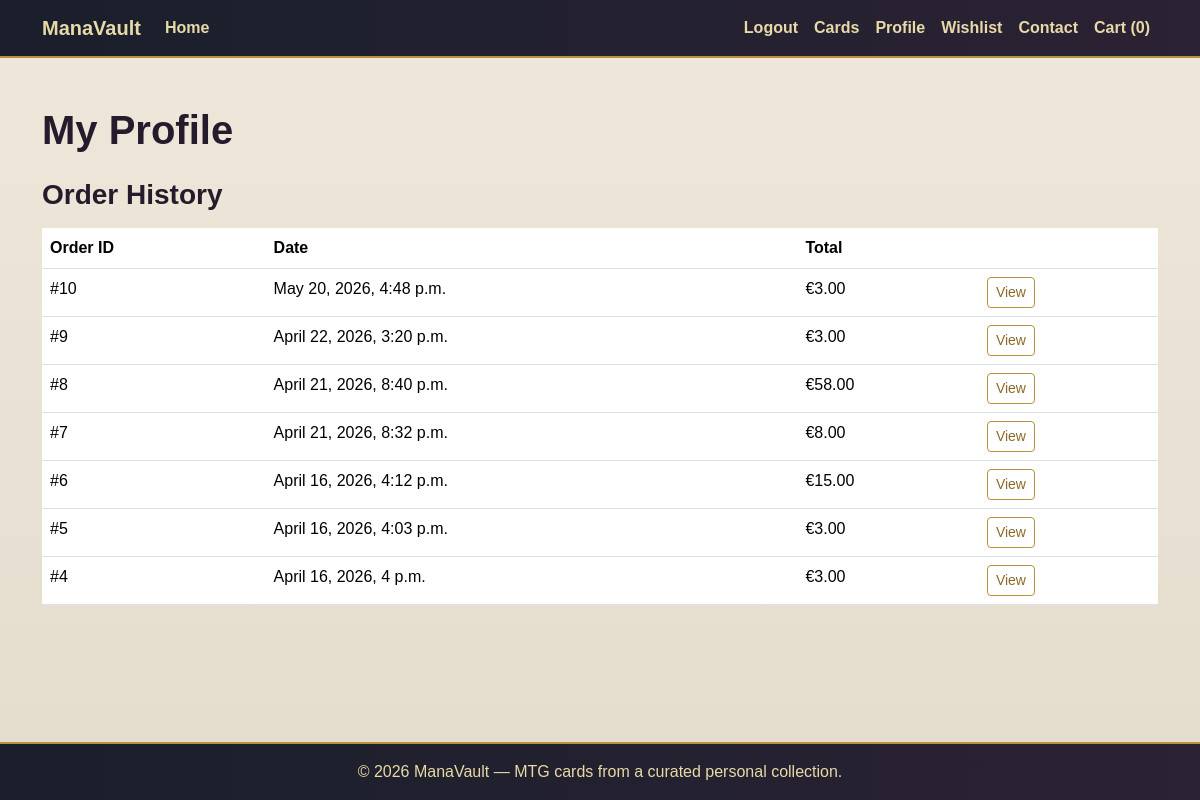
The page /profiles/ (signed in) on the database as committed earlier.
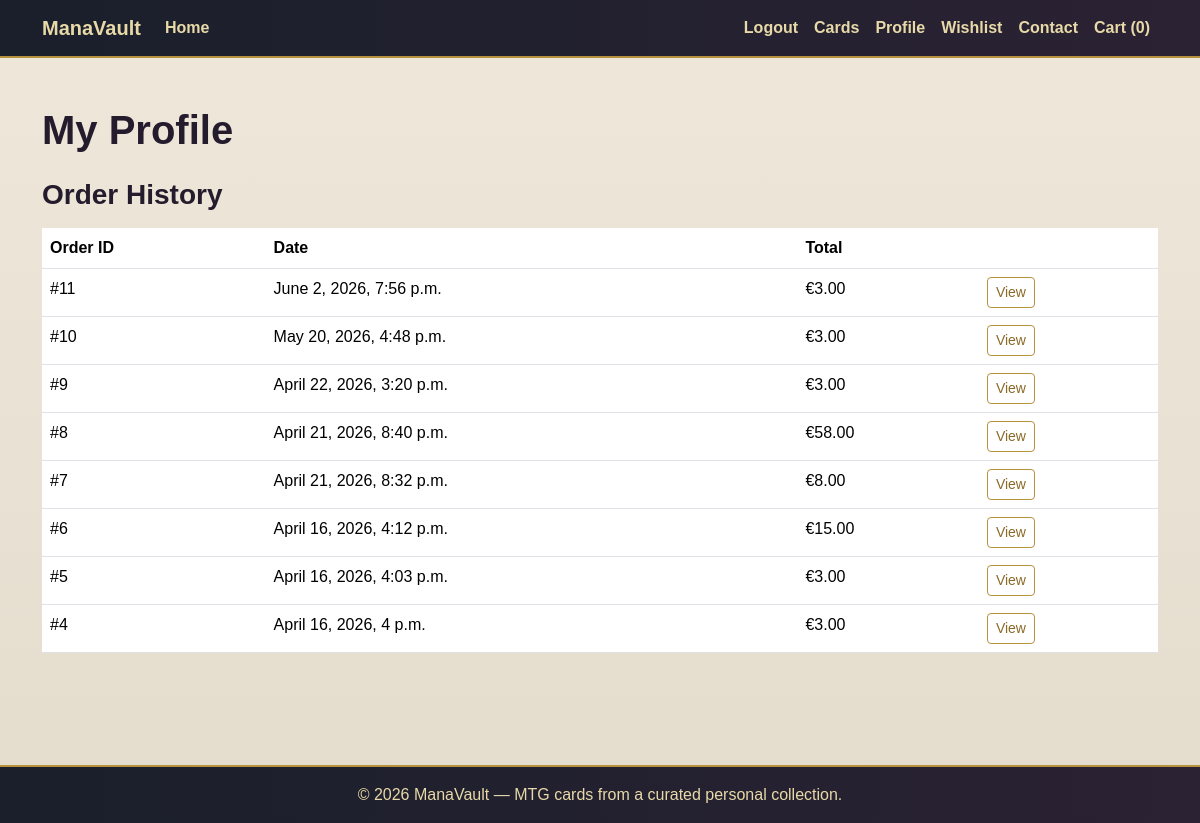
The same page on the database as committed later.
### checkout/models.py (models this page shows, shortened)
class Order(models.Model):
    user = models.ForeignKey(User, on_delete=models.CASCADE, null=True, blank=True)
    full_name = models.CharField(max_length=50)
    email = models.EmailField()
    phone_number = models.CharField(max_length=20)
    country = models.CharField(max_length=40)
    postcode = models.CharField(max_length=20)
    town_or_city = models.CharField(max_length=40)
    street_address1 = models.CharField(max_length=80)
    street_address2 = models.CharField(max_length=80, blank=True)
    county = models.CharField(max_length=80, blank=True)
    date = models.DateTimeField(auto_now_add=True)
    order_total = models.DecimalField(max_digits=10, decimal_places=2, default=0)

### profiles/views.py (the view)
# urls.py: path('', profile, name='profile'),
@login_required
def profile(request):
    orders = Order.objects.filter(user=request.user).order_by('-date')
    return render(request, 'profiles/profile.html', {
        'orders': orders,
    })

### templates/profiles/profile.html (shortened to what this page needs)
{% extends 'base.html' %}
{% block content %}
<div class="py-4">
    <h1 class="mb-4">My Profile</h1>
    <h3 class="mb-3">Order History</h3>
    {% if orders %}
        <div class="table-responsive">
            <table class="table">
                <thead>
                    <tr>
                        <th>Order ID</th>
                        <th>Date</th>
                        <th>Total</th>
                        <th></th>
                    </tr>
                </thead>
                <tbody>
                    {% for order in orders %}
                        <tr>
                            <td>#{{ order.id }}</td>
                            <td>{{ order.date }}</td>
                            <td>€{{ order.order_total }}</td>
                            <td>
                                <a href="{% url 'order_detail' order.id %}" class="btn btn-sm btn-outline-primary">
                                    View
                                </a>
                            </td>
                        </tr>
                    {% endfor %}
                </tbody>
            </table>
        </div>
    {% else %}
        <p>You have no orders yet.</p>
    {% endif %}
</div>
{% endblock %}

Rows that differ between the two databases and show on the page:
added Order: id "11", date "June 2, 2026, 7:56 p.m.", order_total "3.00"
